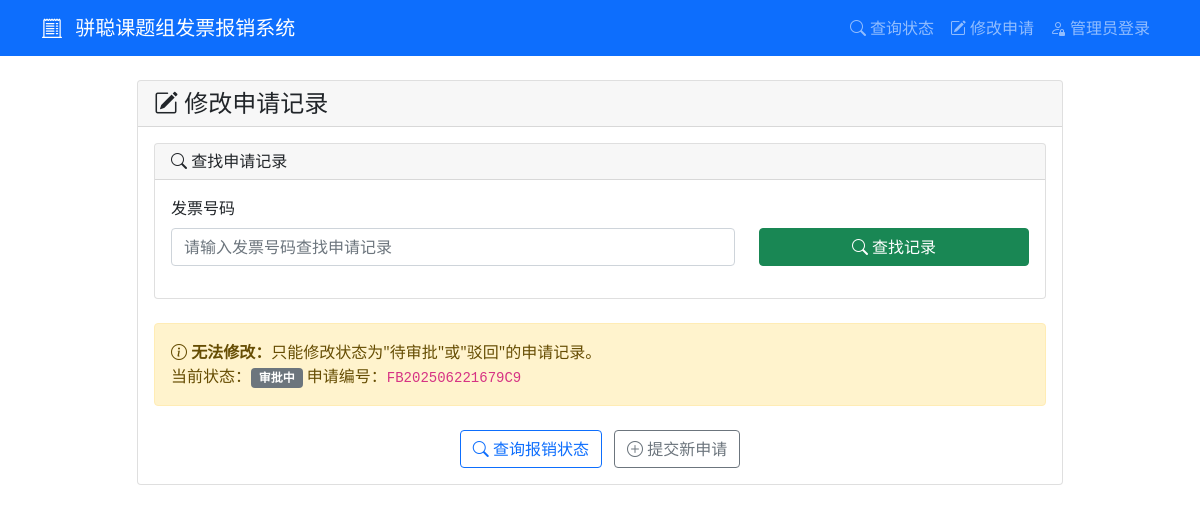
Before: /edit_application/25117000000850611570 with the older database file.
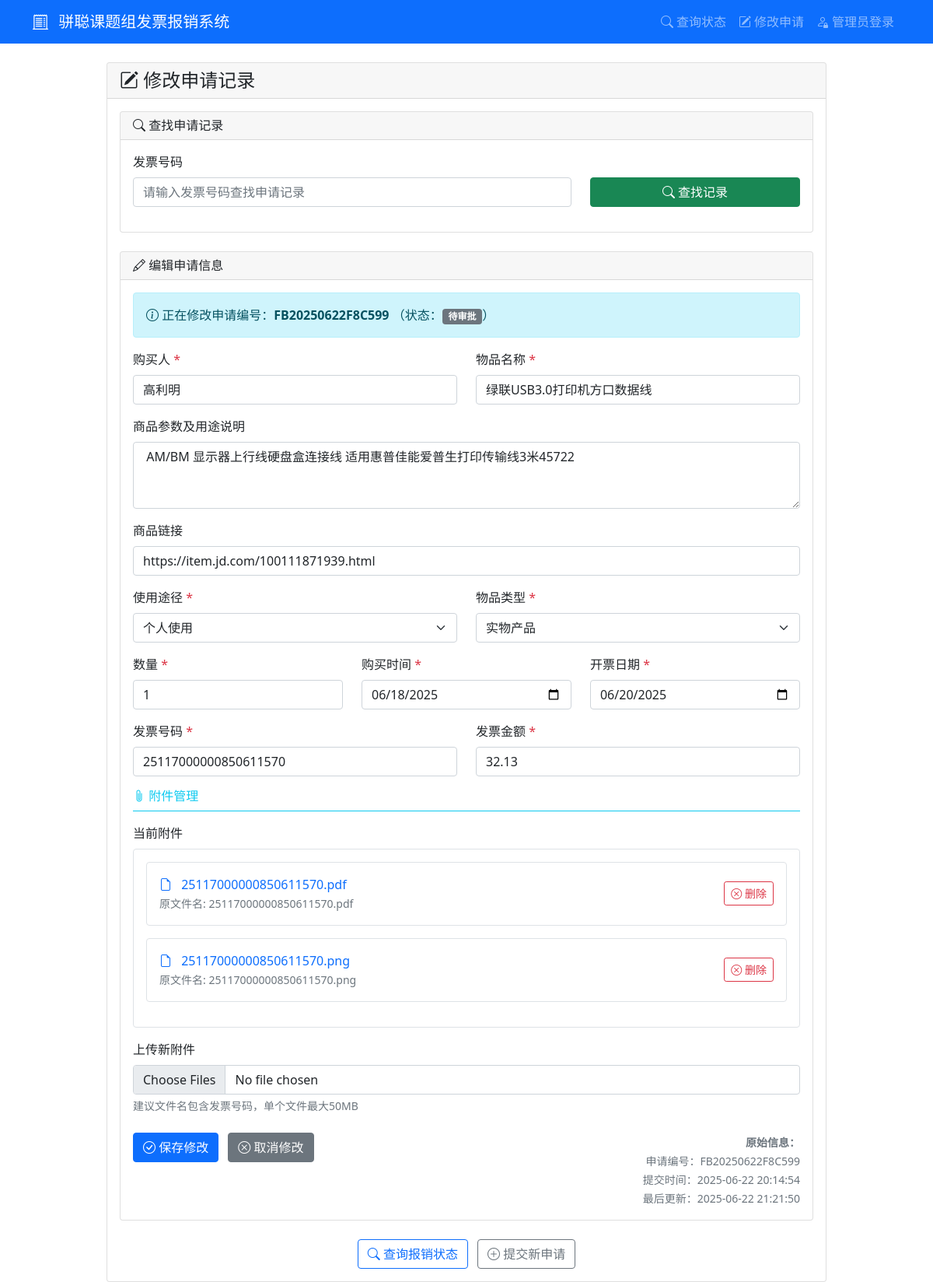
After: the same page with the newer database file.
### tables this page shows
CREATE TABLE applications (
            id INTEGER PRIMARY KEY AUTOINCREMENT,
            app_number TEXT UNIQUE NOT NULL,
            purchaser TEXT NOT NULL,
            purchase_details TEXT,
            item_name TEXT NOT NULL,
            product_link TEXT,
            usage_type TEXT NOT NULL,
            item_type TEXT NOT NULL,
            quantity INTEGER NOT NULL,
            purchase_time DATE NOT NULL,
            invoice_number TEXT NOT NULL,
            invoice_amount REAL NOT NULL,
            invoice_date DATE NOT NULL,
            status TEXT DEFAULT '待审批',
            approval_comment TEXT,
            created_at TIMESTAMP DEFAULT CURRENT_TIMESTAMP,
            updated_at TIMESTAMP DEFAULT CURRENT_TIMESTAMP
        );

CREATE TABLE attachments (
            id INTEGER PRIMARY KEY AUTOINCREMENT,
            app_number TEXT NOT NULL,
            original_filename TEXT NOT NULL,
            stored_filename TEXT NOT NULL,
            file_path TEXT NOT NULL,
            FOREIGN KEY (app_number) REFERENCES applications (app_number)
        );

### app.py (the view)
        def wrapper(*args, **kwargs):
            user = session.get('admin_username', 'anonymous')
            details = f"操作: {operation_type}, 用户: {user}, URL: {request.url}"
            if kwargs.get('app_number'):
                details += f", 申请编号: {kwargs['app_number']}"
            elif kwargs.get('filename'):
                details += f", 文件名: {kwargs['filename']}"
            if request.method == 'POST':
                form_data = {k: '***' if k == 'password' else v for k, v in request.form.items()}
                details += f", 表单数据: {form_data}"
            if request.args:
                details += f", 查询参数: {dict(request.args)}"
            try:
                result = f(*args, **kwargs)
                app.logger.info(f"{details}, 结果: 成功")
                return result
            except Exception as e:
                app.logger.error(f"{details}, 结果: 失败, 错误: {str(e)}", exc_info=True)
                raise

### templates/edit_application.html (shortened to what the changed rows need)
{% extends "base.html" %}
{% block content %}
<div class="row justify-content-center">
    <div class="col-md-10">
        <div class="card">
            <div class="card-body">
                <div class="card mb-4">
                    <div class="card-header">
                    </div>
                    <div class="card-body">
                    </div>
                </div>
                {% if search_result %}
                {% if search_result == 'not_found' %}
                <div class="alert alert-warning" role="alert">
                    <i class="bi bi-exclamation-triangle"></i>
                    <strong>未找到记录：</strong>没有找到对应的申请记录，请检查发票号码是否正确。
                </div>
                {% elif search_result.status not in ['待审批', '驳回'] %}
                <div class="alert alert-warning" role="alert">
                    <i class="bi bi-info-circle"></i>
                    <strong>无法修改：</strong>只能修改状态为"待审批"或"驳回"的申请记录。<br>
                    当前状态：<span class="badge bg-secondary">{{ search_result.status }}</span>
                    申请编号：<code>{{ search_result.app_number }}</code>
                </div>
                {% else %}
                <div class="card">
                    <div class="card-header">
                        <h6 class="mb-0"><i class="bi bi-pencil"></i> 编辑申请信息</h6>
                    </div>
                    <div class="card-body">
                        <div class="alert alert-info" role="alert">
                            <i class="bi bi-info-circle"></i>
                            正在修改申请编号：<strong>{{ search_result.app_number }}</strong>
                            （状态：<span class="badge bg-secondary">{{ search_result.status }}</span>）
                        </div>
                        <form action="{{ url_for('update_application') }}" method="post" enctype="multipart/form-data"
                            id="editForm">
                            <div class="row">
                                <div class="col-md-6 mb-3">
                                    <label for="edit_purchaser" class="form-label">购买人 <span
                                            class="text-danger">*</span></label>
                                    <input type="text" class="form-control" id="edit_purchaser" name="purchaser"
                                        value="{{ search_result.purchaser }}" required>
                                </div>
                                <div class="col-md-6 mb-3">
                                    <label for="edit_item_name" class="form-label">物品名称 <span
                                            class="text-danger">*</span></label>
                                    <input type="text" class="form-control" id="edit_item_name" name="item_name"
                                        value="{{ search_result.item_name }}" required>
                                </div>
                            </div>
                            <div class="mb-3">
                                <label for="edit_purchase_details" class="form-label">商品参数及用途说明</label>
                                <textarea class="form-control" id="edit_purchase_details" name="purchase_details"
                                    rows="3">{{ search_result.purchase_details or '' }}</textarea>
                            </div>
                            <div class="mb-3">
                                <label for="edit_product_link" class="form-label">商品链接</label>
                                <input type="url" class="form-control" id="edit_product_link" name="product_link"
                                    value="{{ search_result.product_link or '' }}">
                            </div>
                            <div class="row">
                                <div class="col-md-6 mb-3">
                                    <label for="edit_usage_type" class="form-label">使用途径 <span
                                            class="text-danger">*</span></label>
                                    <select class="form-select" id="edit_usage_type" name="usage_type" required>
                                        <option value="个人使用" {% if search_result.usage_type=='个人使用' %}selected{% endif
                                            %}>个人使用</option>
                                    </select>
                                </div>
                                <div class="col-md-6 mb-3">
                                    <label for="edit_item_type" class="form-label">物品类型 <span
                                            class="text-danger">*</span></label>
                                    <select class="form-select" id="edit_item_type" name="item_type" required>
                                        <option value="实物产品" {% if search_result.item_type=='实物产品' %}selected{% endif
                                            %}>实物产品</option>
                                    </select>
                                </div>
                            </div>
                            <div class="row">
                                <div class="col-md-4 mb-3">
                                    <label for="edit_quantity" class="form-label">数量 <span
                                            class="text-danger">*</span></label>
                                    <input type="number" class="form-control" id="edit_quantity" name="quantity" min="1"
                                        value="{{ search_result.quantity }}" required>
                                </div>
                                <div class="col-md-4 mb-3">
                                    <label for="edit_purchase_time" class="form-label">购买时间 <span
                                            class="text-danger">*</span></label>
                                    <input type="date" class="form-control" id="edit_purchase_time" name="purchase_time"
                                        value="{{ search_result.purchase_time }}" required>
                                </div>
                                <div class="col-md-4 mb-3">
                                    <label for="edit_invoice_date" class="form-label">开票日期 <span
                                            class="text-danger">*</span></label>
                                    <input type="date" class="form-control" id="edit_invoice_date" name="invoice_date"
                                        value="{{ search_result.invoice_date }}" required>
                                </div>
                            </div>
                            <div class="row">
                                <div class="col-md-6 mb-3">
                                    <label for="edit_invoice_number" class="form-label">发票号码 <span
                                            class="text-danger">*</span></label>
                                    <input type="text" class="form-control" id="edit_invoice_number"
                                        name="invoice_number" value="{{ search_result.invoice_number }}" required>
                                </div>
                                <div class="col-md-6 mb-3">
                                    <label for="edit_invoice_amount" class="form-label">发票金额 <span
                                            class="text-danger">*</span></label>
                                    <input type="number" class="form-control" id="edit_invoice_amount"
                                        name="invoice_amount" step="0.01" min="0"
                                        value="{{ search_result.invoice_amount }}" required>
                                </div>
                            </div>
                            <div class="mb-4">
                                <h6 class="text-info border-bottom border-info pb-2 mb-3">
                                    <i class="bi bi-paperclip"></i> 附件管理
                                </h6>
                                {% if attachments %}
                                <div class="mb-3">
                                    <label class="form-label">当前附件</label>
                                    <div class="border rounded p-3">
                                        {% for attachment in attachments %}
                                        <div
                                            class="d-flex justify-content-between align-items-center mb-3 p-3 border rounded">
                                            <div>
                                                <i class="bi bi-file-earmark text-primary me-2"></i>
                                                <a href="{{ url_for('download_file', filename=attachment[3]) }}"
                                                    target="_blank" class="text-decoration-none">
                                                    {{ attachment[3] }}
                                                </a>
                                                <br>
                                                <small class="text-muted">原文件名: {{ attachment[2] }}</small>
                                            </div>
                                            <button type="button"
                                                class="btn btn-sm btn-outline-danger delete-attachment-btn"
                                                data-attachment-id="{{ attachment[0] }}">
                                                <i class="bi bi-x-circle"></i> 删除
                                            </button>
                                        </div>
                                        {% endfor %}
                                    </div>
                                </div>
                                {% else %}
                                <div class="alert alert-info">
                                    <i class="bi bi-info-circle"></i> 当前没有附件
                                </div>
                                {% endif %}
                                <div class="mb-3">
                                    <label for="new_attachments" class="form-label">上传新附件</label>
                                    <input type="file" class="form-control" id="new_attachments" multiple
                                        accept=".pdf,.jpg,.jpeg,.png,.doc,.docx">
                                    <div class="form-text">建议文件名包含发票号码，单个文件最大50MB</div>
                                </div>
                            </div>
                            <div class="row mt-4">
                                <div class="col-md-6">
                                    <button type="submit" class="btn btn-primary">
                                        <i class="bi bi-check-circle"></i> 保存修改
                                    </button>
                                    <a href="{{ url_for('edit_application_page') }}" class="btn btn-secondary ms-2">
                                        <i class="bi bi-x-circle"></i> 取消修改
                                    </a>
                                </div>
                                <div class="col-md-6 text-end">
                                    <small class="text-muted">
                                        <strong>原始信息：</strong><br>
                                        申请编号：{{ search_result.app_number }}<br>
                                        提交时间：{{ search_result.created_at }}<br>
                                        最后更新：{{ search_result.updated_at }}
                                    </small>
                                </div>
                            </div>
                        </form>
                    </div>
                </div>
                {% endif %}
                {% endif %}
                <div class="mt-4 text-center">
                    <a href="{{ url_for('query_status') }}" class="btn btn-outline-primary">
                    </a>
                    <a href="{{ url_for('index') }}" class="btn btn-outline-secondary ms-2">
                    </a>
                </div>
            </div>
        </div>
    </div>
</div>
{% endblock %}

Changed rows visible on the page:
changed applications: purchaser (not shown) → "高利明"; item_name (not shown) → "绿联USB3.0打印机方口数据线"; purchase_details (not shown) → "AM/BM 显示器上行线硬盘盒连接线 适用惠普佳能爱普生打印传输线3米45722"; product_link (not shown) → "https://item.jd.com/100111871939.html"; usage_type (not shown) → "个人使用"; item_type (not shown) → "实物产品"; quantity (not shown) → "1"; purchase_time (not shown) → "06/18/2025"; invoice_date (not shown) → "06/20/2025"; invoice_number (not shown) → "25117000000850611570"; invoice_amount (not shown) → "32.13"; app_number (not shown) → "FB20250622F8C599"; created_at (not shown) → "2025-06-22 20:14:54"; updated_at (not shown) → "2025-06-22 21:21:50"; status "审批中" → "待审批"; app_number "FB202506221679C9" → "FB20250622F8C599"
added attachments: stored_filename "25117000000850611570.pdf", original_filename "25117000000850611570.pdf"
added attachments: stored_filename "25117000000850611570.png", original_filename "25117000000850611570.png"
Other visible differences:
text no longer shown: "无法修改： 只能修改状态为\"待审批\"或\"驳回\"的申请记录。 当前状态："
text now shown: "编辑申请信息 正在修改申请编号： （状态： ） 购买人 * 物品名称 * 商品参数及用途说明 商品链接 使用途径 * 物品类型 * 数量 * 购买时间 * 开票日期 * 发票号码 * 发票金额 * 附件管理 当前附件 上传新附件 建议文件名包含发票号码，单个文件最大50MB 保存修改 取消修改 原始信息： 提交时间： 最后更新："
